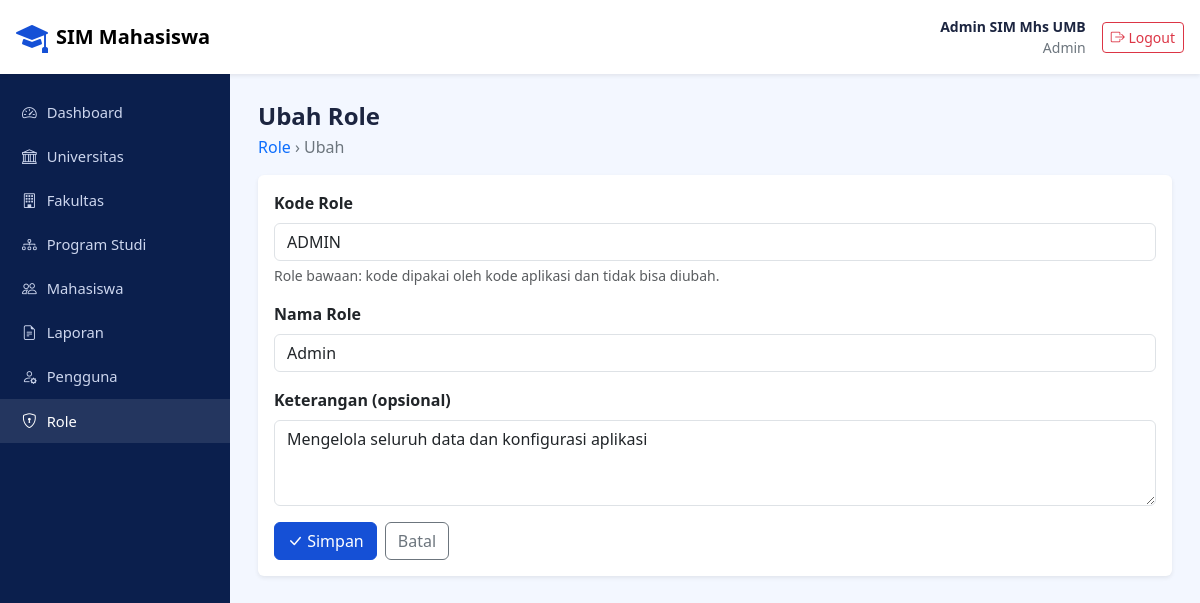
Screenshot of /pages/role_edit.php?id=1 (signed in) with the database file from the repository.
### tables this page shows
CREATE TABLE `roles` (
  `id_role` smallint unsigned NOT NULL AUTO_INCREMENT,
  `kode_role` varchar(30) NOT NULL,
  `nama_role` varchar(100) NOT NULL,
  `keterangan` varchar(255) DEFAULT NULL,
  `created_at` timestamp NOT NULL DEFAULT CURRENT_TIMESTAMP,
  PRIMARY KEY (`id_role`),
  UNIQUE KEY `kode_role` (`kode_role`)
);

### includes/helper.php (called while the page is built, shortened)
<?php
function e($t) {
    return htmlspecialchars((string)$t, ENT_QUOTES, 'UTF-8');
}

### pages/role_edit.php (the view, shortened to what this page needs)
<?php
require_once __DIR__ . '/../includes/helper.php';
require_once __DIR__ . '/../config/koneksi.php';
$id = (int)($_GET['id'] ?? 0);
$st = mysqli_prepare($koneksi, "SELECT id_role, kode_role, nama_role, keterangan FROM roles WHERE id_role = ?");
mysqli_stmt_bind_param($st, 'i', $id);
mysqli_stmt_execute($st);
$role = mysqli_fetch_assoc(mysqli_stmt_get_result($st));
$bawaan = (int)$role['id_role'] <= 5;
$kode   = $role['kode_role'];
$nama   = $role['nama_role'];
$ket    = $role['keterangan'] ?? '';
include __DIR__ . '/../includes/layout_atas.php';
?>
<h4 class="fw-bold mb-1">Ubah Role</h4>
<p class="text-secondary"><a href="role.php" class="text-decoration-none">Role</a> &rsaquo; Ubah</p>
<div class="card border-0 shadow-sm"><div class="card-body">
  <form method="post" autocomplete="off">
    <div class="mb-3">
      <label class="form-label fw-semibold">Kode Role</label>
      <input type="text" name="kode_role" class="form-control" maxlength="30" required
             value="<?= e($kode) ?>" <?= $bawaan ? 'readonly' : '' ?>>
      <?php if ($bawaan): ?>
        <div class="form-text">Role bawaan: kode dipakai oleh kode aplikasi dan tidak bisa diubah.</div>
      <?php endif; ?>
    </div>
    <div class="mb-3">
      <label class="form-label fw-semibold">Nama Role</label>
      <input type="text" name="nama_role" class="form-control" maxlength="100" required value="<?= e($nama) ?>">
    </div>
    <div class="mb-3">
      <label class="form-label fw-semibold">Keterangan (opsional)</label>
      <textarea name="keterangan" class="form-control" rows="3" maxlength="255"><?= e($ket) ?></textarea>
    </div>
    <div class="d-flex gap-2">
      <button type="submit" class="btn btn-primary"><i class="bi bi-check-lg"></i> Simpan</button>
      <a href="role.php" class="btn btn-outline-secondary">Batal</a>
    </div>
  </form>
</div></div>
<?php include __DIR__ . '/../includes/layout_bawah.php'; ?>

### assets/css/style.css (style rules this page uses)
:root { --biru: #1550d6; --biru-tua: #0b1f4d; --soft: #f3f7ff; }
body { font-family: "Segoe UI", system-ui, sans-serif; color: #1c2540; }
.bg-soft { background: var(--soft); }
.btn-primary { background: var(--biru); border-color: var(--biru); }

### rows the page displays
roles: kode_role "ADMIN", nama_role "Admin", keterangan "Mengelola seluruh data dan konfigurasi aplikasi"

### other values shown
$_SESSION['nama_lengkap'] "Admin SIM Mhs UMB"
$_SESSION['nama_role'] "Admin"
$label "Dashboard"
$label "Universitas"
$label "Fakultas"
$label "Program Studi"
$label "Mahasiswa"
$label "Laporan"
$label "Pengguna"
$label "Role"
